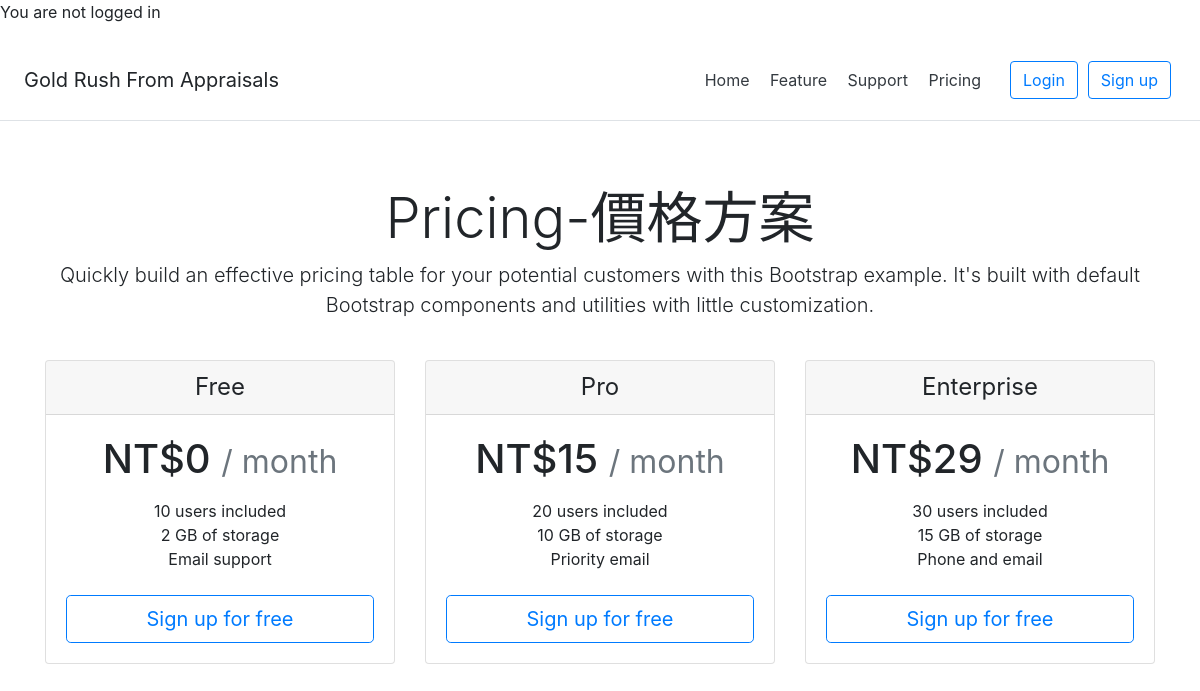
The page /pricing/ on the database its author committed.
### users/models.py (models this page shows, shortened)
class Pricing(models.Model):
	title = models.CharField(max_length=20)
	price = models.CharField(max_length=20)
	content_1 = models.CharField(max_length=20)
	content_2 = models.CharField(max_length=20, blank=True)
	content_3 = models.CharField(max_length=20, blank=True)
	conten_4 = models.CharField(max_length=20, blank=True)

### users/views.py (the view)
# urls.py: path('pricing/',pricing), #new
def pricing(request):
	pricing_list = list(Pricing.objects.all())
	return render(request, 'pricing.html', {'pricing_list': pricing_list})

### templates/pricing.html (shortened to what this page needs)
{% extends 'base.html' %}
{% block login %}
{% if user.is_authenticated %}
Hi {{ user.username }}, you are login
<a href="{% url 'logout' %}">logout</a>
{% else %}
  <p>You are not logged in</p>
{% endif %}
{% endblock %}
{% block pricing %}
    <div class="pricing-header px-3 py-3 pt-md-5 pb-md-4 mx-auto text-center">
      <h1 class="display-4">Pricing-價格方案</h1>
      <p class="lead">Quickly build an effective pricing table for your potential customers with this Bootstrap example. It's built with default Bootstrap components and utilities with little customization.</p>
    </div>
    <div class="container">
      <div class="card-deck mb-3 text-center">
        {% for pricing in pricing_list %}
        <div class="card mb-4 box-shadow">
          <div class="card-header">
            <h4 class="my-0 font-weight-normal">{{ pricing.title }}</h4>
          </div>
          <div class="card-body">
            <h1 class="card-title pricing-card-title">NT${{ pricing.price }} <small class="text-muted">/ month</small></h1>
            <ul class="list-unstyled mt-3 mb-4">
              <li>{{ pricing.content_1 }}</li>
              <li>{{ pricing.content_2 }}</li>
              <li>{{ pricing.content_3 }}</li>
            </ul>
            <button type="button" class="btn btn-lg btn-block btn-outline-primary"><a href="/accounts/signup/">Sign up for free</a></button>
          </div>
        </div>
        {% endfor %}
      </div>
    </div>
{% endblock %}

### templates/base.html (shortened to what this page needs)
<!DOCTYPE html>
<html>
<head>
	<link href="//djangogirlstaipei.github.io/assets/css/style.css" rel="stylesheet" type="text/css">
	<link rel="stylesheet" href="https://stackpath.bootstrapcdn.com/bootstrap/4.5.0/css/bootstrap.min.css">
 	<link href="//maxcdn.bootstrapcdn.com/font-awesome/4.2.0/css/font-awesome.min.css" rel="stylesheet" type="text/css">
</head>
	{% block login %}
	{% endblock %}
	{% block signup %}
    <body data-gr-c-s-loaded="true">
    	<main>
		    <div class="d-flex flex-column flex-md-row align-items-center p-3 px-md-4 mb-3 bg-white border-bottom box-shadow">
		    	<h5 class="my-0 mr-md-auto font-weight-normal">Gold Rush From Appraisals</h5>
		    	<br>
		        <nav class="my-2 my-md-0 mr-md-3">
		         	<a class="p-2 text-dark" href="/">Home</a>
		        	<a class="p-2 text-dark" href="/feature/">Feature</a>
		        	<a class="p-2 text-dark" href="/about/">Support</a>
		        	<a class="p-2 text-dark" href="/pricing/">Pricing</a>
		        </nav>
		        	<a class="btn btn-outline-primary" href="{% url 'login' %}">Login</a>
		        	<a class="btn btn-outline-primary" href="/accounts/signup/">Sign up</a>
		    </div>
		    {% block pricing %}
		    {% endblock %}
		</main>
	</body>
	{% endblock %}
</html>

### rows shown on the page
Pricing: title "Free", price "0", content_1 "10 users included", content_2 "2 GB of storage", content_3 "Email support"
Pricing: title "Pro", price "15", content_1 "20 users included", content_2 "10 GB of storage", content_3 "Priority email"
Pricing: title "Enterprise", price "29", content_1 "30 users included", content_2 "15 GB of storage", content_3 "Phone and email"
